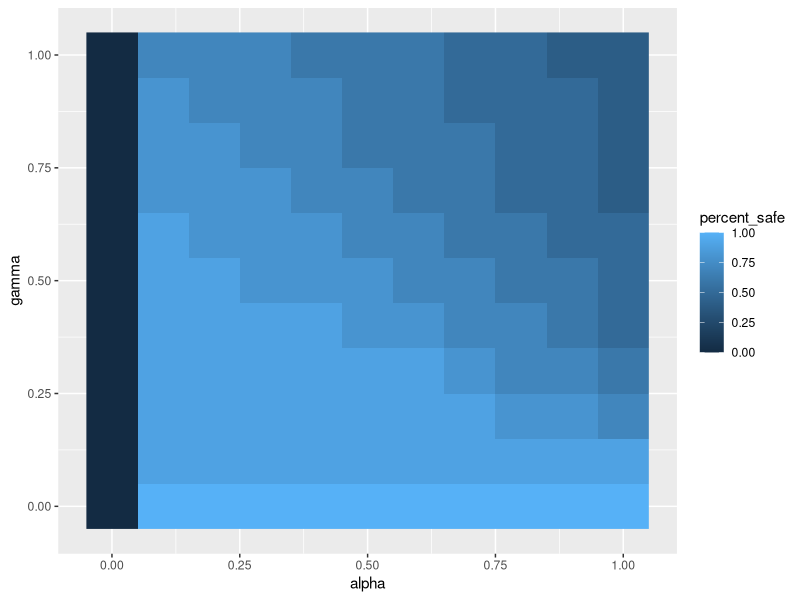

This figure's R source:
#Initialize gambles in a dataframe
gambles <- data.frame(safe_1 = 100, safe_2 = 80, 
                      risky_1 = 190, risky_2 = 5, 
                      p_1 = seq(0.1,1,0.1))

gambles$p_2 = 1-gambles$p_1

# exp_val <- function(alpha,gamma){
exp_val_2 <- function(alpha, gamma, gambles){  
  
  gambles$wp_1 <- exp(-(-log(gambles$p_1))^gamma)
  gambles$wp_2 <- 1 - gambles$wp_1
  
  #Exponentiate monetary values to get utilities
  gambles$su_1 <- gambles$safe_1^alpha
  gambles$su_2 <- gambles$safe_2^alpha
  gambles$ru_1 <- gambles$risky_1^alpha
  gambles$ru_2 <- gambles$risky_2^alpha
    
  #Matrix multiplication of weighted probabilities with utilities to get expected values per gamble
  
  gambles$ut_1 <- gambles$wp_1*gambles$su_1 + gambles$wp_2*gambles$su_2
  gambles$ut_2 <- gambles$wp_1*gambles$ru_1 + gambles$wp_2*gambles$ru_2
  
  # Softmax method to find probbility of choosing the safe bet
  gambles$prob_safe <- exp(gambles$ut_1)/(exp(gambles$ut_1) + exp(gambles$ut_2))
  
  #binary output of choices
  gambles$choice <- ifelse(gambles$prob_safe > 0.5, 1, 0)
  
  #percent of safe choices
  gambles$percent<- sum(gambles$choice)/10
  
  
  return (gambles)
}


#heatmap 
#for (i in seq(0,5,0.1)){
  #for(j in seq(0,5,0.1)){
    #matrix <- data.frame(gambles$percent)
    #heatmap(matrix,  aes(alpha, gamma)) 
    #+ geom_tile() +
    #scale_fill_gradient(low="white", high="darkgreen", name="First")
  #}
#}

#I have some issues with the arguments of the heatmapp function. Also, I think that if I use 
#the variables i and j as counters then ex_val(i,j,gambles) should appear somewhere. Any help
#or insight is welcome. What other graph methods could I use to model this?

# Here are the issues I'm seeing in your code:
# - Where is this 'heatmap' function coming from? You initialize a plot in ggplot2 using the 'ggplot' function.
# - What is the intended output of the for loop? As it is the indices (i, j) are not being used for anything and the plotting command is within the loop so you would be making i*j number of plots when you just want one
# - You currently just have a function to simulate choices given a single value of alpha and a single value of gamma. You need to first figure out how to run this for multiple values of both parameters. It seems that's what you're trying to do in the for loop. To make it work try:
alphas = seq(0,1,0.1)
gammas = seq(0,1,0.1)
counter = 0
output <- data.frame(alpha=rep(NA, 121), gamma=rep(NA,121), percent_safe=rep(NA,121))
for (i in 1:length(alphas)){
  for(j in 1:length(gammas)){
    counter = counter+1
    alpha = alphas[i]
    gamma = gammas[j]
    output$alpha[counter] = alpha
    output$gamma[counter] = gamma
    output$percent_safe[counter] = unique(exp_val_2(alpha, gamma, gambles)$percent)
  }
}

library(ggplot2)

ggplot(output, aes(alpha, gamma))+
  geom_raster(aes(fill=percent_safe))

